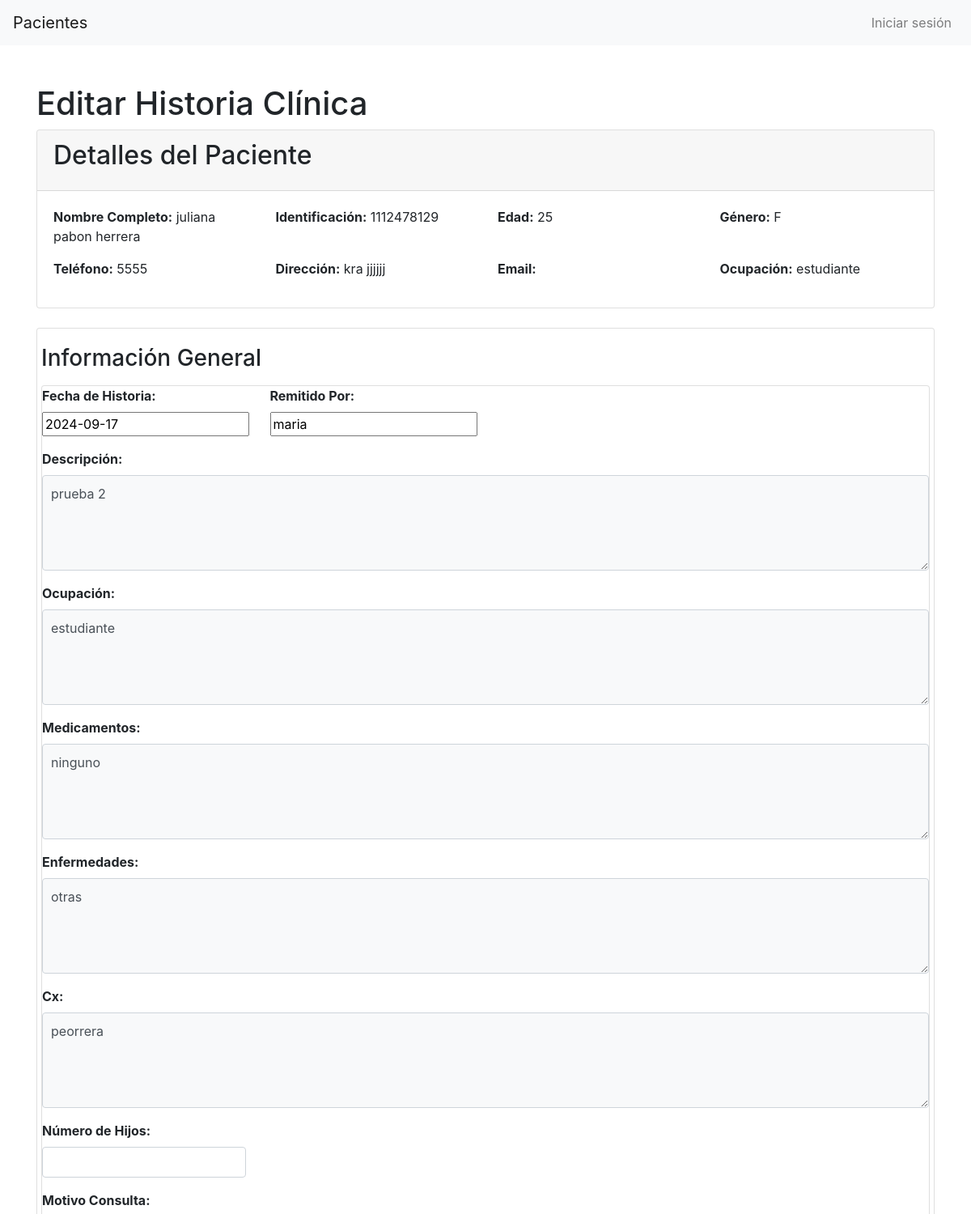
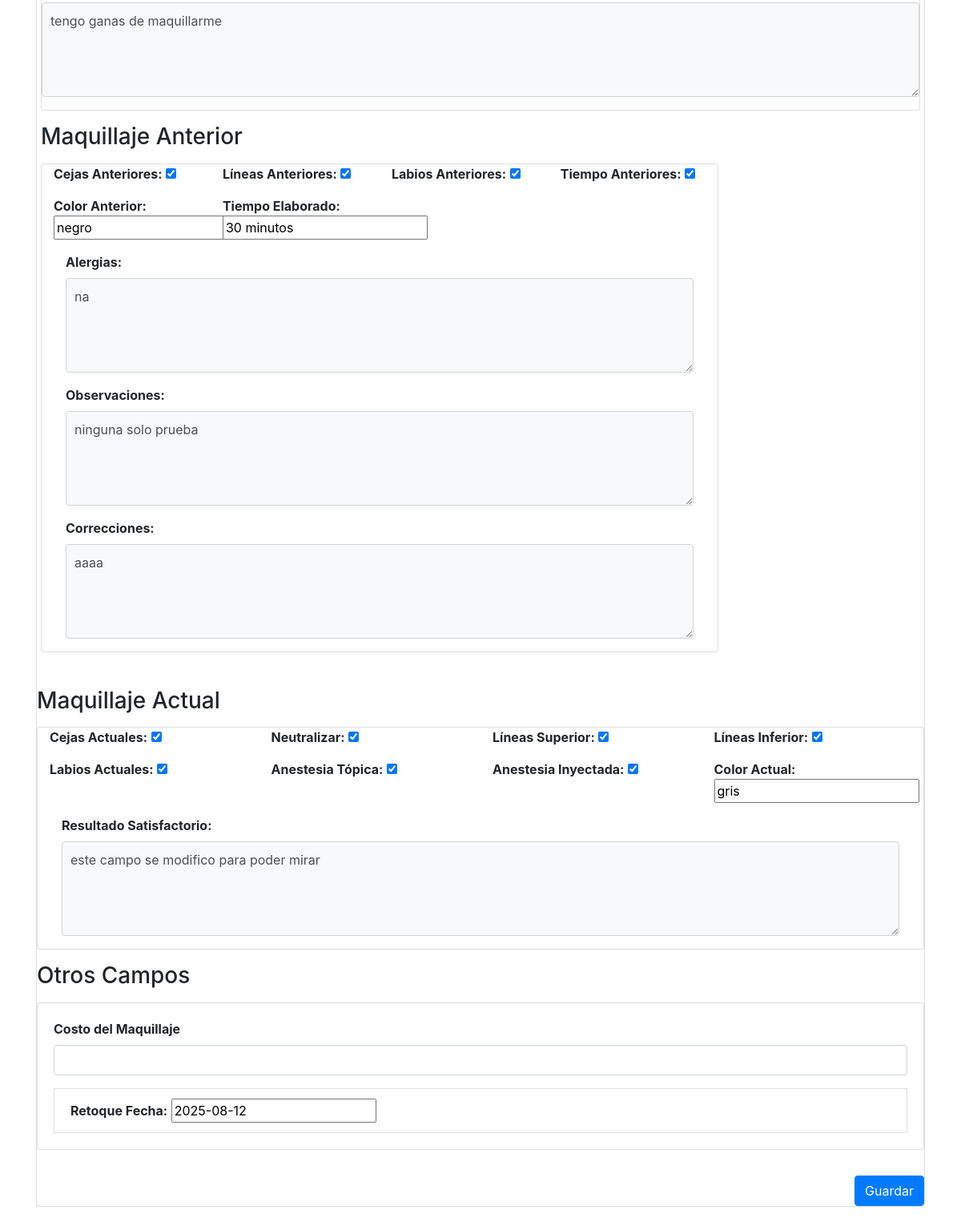
Screenshot of /pacientes/hc_maquillaje/editar/2/ with the database file from the repository (2 pictures, top to bottom).
### pacientes/models.py (models this page shows, shortened)
class Paciente(models.Model):
    nombre_completo = models.CharField(max_length=255)
    identificacion = models.CharField(max_length=50, unique=True)
    edad = models.IntegerField()
    genero = models.CharField(max_length=10, choices=[('M', 'Masculino'), ('F', 'Femenino'), ('O', 'Otro')])
    telefono = models.CharField(max_length=20)
    direccion = models.CharField(max_length=255)
    correo_electronico = models.EmailField()
    ocupacion = models.CharField(max_length=100)

### hc_maquillaje/models.py (models this page shows, shortened)
class HistoriaClinica(models.Model):
    paciente = models.ForeignKey(
        Paciente,
        on_delete=models.CASCADE,
        related_name='historias_clinicas_hc_maquillaje'
    )
    fecha = models.DateField()
    descripcion = models.TextField(blank=True)  # Campo opcional para la descripción
    remitido_por = models.CharField(max_length=100, blank=True)
    ocupacion = models.CharField(max_length=100, blank=True)
    hijos = models.IntegerField(blank=True, null=True)  # Permitir nulos
    medicamentos = models.TextField(blank=True)  # Removí max_length porque no se aplica aquí
    enfermedades = models.TextField(blank=True)  # Lo mismo aquí
    cx = models.TextField(blank=True)  # Cirugías
    motivo_consulta = models.TextField(blank=True)
    cejas_anteriores = models.BooleanField(default=False)
    lineas_anteriores = models.BooleanField(default=False)
    labios_anteriores = models.BooleanField(default=False)
    tiempo_anteriores = models.BooleanField(default=False)
    tiempo_elaborado = models.CharField(max_length=100, blank=True)
    color_anterior = models.CharField(max_length=100, blank=True)
    alergias = models.TextField(blank=True)  # Removí max_length porque no se aplica aquí
    observaciones = models.TextField(blank=True)  # Lo mismo aquí
    correcciones = models.TextField(blank=True)  # Lo mismo aquí
    cejas_actuales = models.BooleanField(default=False)
    color_actual = models.CharField(max_length=100, blank=True)
    neutralizar = models.BooleanField(default=False)
    lineas_superior = models.BooleanField(default=False)
    lineas_inferior = models.BooleanField(default=False)
    labios_actuales = models.BooleanField(default=False)
    anestesia_topica = models.BooleanField(default=False)
    anestesia_inyectada = models.BooleanField(default=False)
    material_desechable = models.CharField(max_length=100, blank=True)
    resultado_satisfactorio = models.TextField(blank=True)  # Removí max_length porque no se aplica aquí
    costo_maquillaje = models.IntegerField(blank=True, null=True)  # Permitir nulos para números
    retoque_fecha = models.DateField(blank=True, null=True)  # Para fechas, usa null=True

### hc_maquillaje/views.py (the view, shortened to what this page needs)
# urls.py: path('editar/<int:pk>/', HistoriaClinicaUpdateView.as_view(), name='historia_clinica_edit'),  # Asegúrate de que esta línea esté presente
class HistoriaClinicaUpdateView(UpdateView):
    model = HistoriaClinica
    form_class = HistoriaClinicaForm
    template_name = 'hc_maquillaje/historia_clinica_edit.html'
    def get_context_data(self, **kwargs):
        context = super().get_context_data(**kwargs)
        historia_clinica = self.get_object()
        paciente = get_object_or_404(Paciente, id=historia_clinica.paciente_id)
        context['paciente'] = paciente  # Cambia 'paciente_id' a 'paciente'
        return context

### hc_maquillaje/templates/hc_maquillaje/historia_clinica_edit.html (shortened to what this page needs)
{% load static %}
<!DOCTYPE html>
<html>
<head>
    <link href="{% static 'css/estilos.css' %}" rel="stylesheet">
    <link rel="stylesheet" href="https://stackpath.bootstrapcdn.com/bootstrap/4.5.2/css/bootstrap.min.css">
</head>
<body>
    {% include 'pacientes/navbar.html' %}
    <div class="container mt-5">
        <h1>Editar Historia Clínica</h1>
        <div class="card mb-4">
            <div class="card-header">
                <h2 class="card-title">Detalles del Paciente</h2>
            </div>
            <div class="card-body">
                <div class="row">
                    <div class="col-md-3 mb-3"><strong>Nombre Completo:</strong> {{ paciente.nombre_completo }}</div>
                    <div class="col-md-3 mb-3"><strong>Identificación:</strong> {{ paciente.identificacion }}</div>
                    <div class="col-md-3 mb-3"><strong>Edad:</strong> {{ paciente.edad }}</div>
                    <div class="col-md-3 mb-3"><strong>Género:</strong> {{ paciente.genero }}</div>
                    <div class="col-md-3 mb-3"><strong>Teléfono:</strong> {{ paciente.telefono }}</div>
                    <div class="col-md-3 mb-3"><strong>Dirección:</strong> {{ paciente.direccion }}</div>
                    <div class="col-md-3 mb-3"><strong>Email:</strong> {{ paciente.email }}</div>
                    <div class="col-md-3 mb-3"><strong>Ocupación:</strong> {{ paciente.ocupacion }}</div>
                </div>
            </div>
        </div>
        <div class="card mb-4">
            <div class="card-body">
                <form method="post" class="row g-3 needs-validation" novalidate>
                    <h3 class="mb-3">Información General</h3>
                    <div class="card mb-3">
                        <div class="row">
                            <div class="col-md-3 mb-3">
                                <label for="id_fecha"><strong>Fecha de Historia:</strong></label>
                                {{ form.fecha }}
                            </div>
                            <div class="col-md-3 mb-3">
                                <label for="id_remitido_por"><strong>Remitido Por:</strong></label>
                                {{ form.remitido_por }}
                            </div>
                            <div class="col-md-12 mb-3">
                                <label for="id_descripcion"><strong>Descripción:</strong></label>
                                {{ form.descripcion }}
                            </div>
                            <div class="col-md-12 mb-3">
                                <label for="id_ocupacion"><strong>Ocupación:</strong></label>
                                {{ form.ocupacion }}
                            </div>
                            <div class="col-md-12 mb-3">
                                <label for="id_medicamentos"><strong>Medicamentos:</strong></label>
                                {{ form.medicamentos }}
                            </div>
                            <div class="col-md-12 mb-3">
                                <label for="id_enfermedades"><strong>Enfermedades:</strong></label>
                                {{ form.enfermedades }}
                            </div>
                            <div class="col-md-12 mb-3">
                                <label for="id_cx"><strong>Cx:</strong></label>
                                {{ form.cx }}
                            </div>
                            <div class="col-md-3 mb-3">
                                <label for="id_hijos" class="form-label"><strong>Número de Hijos:</strong></label>
                                <input type="number" class="form-control" id="id_hijos" name="hijos" required>
                            </div>
                            <div class="col-md-12 mb-3">
                                <label for="id_motivo_consulta" class="form-label"><strong>Motivo Consulta:</strong></label>
                                {{ form.motivo_consulta }}
                            </div>
                        </div>
                    </div>
                    <div class="mb-4">
                        <h3 class="mb-3">Maquillaje Anterior</h3>
                        <div class="card">
                            <div class="container">
                             <div class="row">
                                    <div class="col-md-3 mb-3">
                                     <strong>Cejas Anteriores:</strong>
                                        {{ form.cejas_anteriores }}
                                    </div>
                                    <div class="col-md-3 mb-3">
                                        <strong>Líneas Anteriores:</strong>
                                        {{ form.lineas_anteriores }}
                                    </div>
                                    <div class="col-md-3 mb-3">
                                    <strong>Labios Anteriores:</strong>
                                    {{ form.labios_anteriores }}
                                    </div>
                                    <div class="col-md-3 mb-3">
                                    <strong>Tiempo Anteriores:</strong>
                                    {{ form.tiempo_anteriores }}
                                    </div>
                                </div>
                            <div class="row">
                                <div class="col-md-3 mb-3">
                                    <strong>Color Anterior:</strong>
                                    {{ form.color_anterior }}
                                </div>
                                <div class="col-md-3 mb-3">
                                    <strong>Tiempo Elaborado:</strong>
                                    {{ form.tiempo_elaborado }}
                                </div>
                            </div>
                            <div class="col-md-12 mb-3">
                                <label for="id_alergias"><strong>Alergias:</strong></label>
                                {{ form.alergias }}
                            </div>
                            <div class="col-md-12 mb-3">
                                <label for="id_observaciones"><strong>Observaciones:</strong></label>
                                {{ form.observaciones }}
                            </div>
                            <div class="col-md-12 mb-3">
                                <label for="id_correcciones"><strong>Correcciones:</strong></label>
                                {{ form.correcciones }}
                            </div>
                        </div>
                    </div>
                        </div>
                    </div>
                    <h3 class="mb-3">Maquillaje Actual</h3>
                    <div class="card mb-3">
                        <div class="container">
                            <div class="row">
                                <div class="col-md-3 mb-3">
                                    <strong>Cejas Actuales:</strong> {{ form.cejas_actuales }}
                                </div>
                                <div class="col-md-3 mb-3">
                                    <strong>Neutralizar:</strong>
                                    {{ form.neutralizar }}
                                </div>
                                <div class="col-md-3 mb-3">
                                    <strong>Líneas Superior:</strong>
                                    {{ form.lineas_superior }}
                                </div>
                                <div class="col-md-3 mb-3">
                                    <strong>Líneas Inferior:</strong>
                                    {{ form.lineas_inferior }}
                                </div>
                            </div>
                            <div class="row">
                                <div class="col-md-3 mb-3">
                                    <strong>Labios Actuales:</strong>
                                    {{ form.labios_actuales }}
                                </div>
                                <div class="col-md-3 mb-3">
                                    <strong>Anestesia Tópica:</strong>
                                    {{ form.anestesia_topica }}
                                </div>
                                <div class="col-md-3 mb-3">
                                    <strong>Anestesia Inyectada:</strong>
                                    {{ form.anestesia_inyectada }}
                                </div>
                                <div class="col-md-3 mb-3">
                                    <strong>Color Actual:</strong>
                                    {{ form.color_actual }}
                                </div>
                            </div>
                            <div class="col-md-12 mb-3">
                                <label for="id_resultado_satisfactorio"><strong>Resultado Satisfactorio:</strong></label>
                                {{ form.resultado_satisfactorio }}
                            </div>
                        </div>
                    </div>
                    <h3 class="mb-3">Otros Campos</h3>
                    <div class="card mb-3">
                        <div class="card-body">
                            <div class="mb-3">
                                <label for="id_costo_maquillaje" class="form-label"><strong>Costo del Maquillaje</strong></label>
                                <input type="number" class="form-control" id="id_costo_maquillaje" name="costo_maquillaje" required>
                            </div>
                            <li class="list-group-item"><strong>Retoque Fecha:</strong> {{ form.retoque_fecha }}</li>
                        </div>
                    </div>
                    <div class="d-flex justify-content-end mt-3">
                        <button type="submit" class="btn btn-primary">Guardar</button>
                    </div>
            </div>
        </div>
</body>
</html>

### hc_maquillaje/static/app/css/estilos.css (style rules this page uses)
textarea.form-control { border: 1px solid #ced4da; padding: 10px; resize: vertical; background-color: #f8f9fa; }
.motivo-consulta-textarea { font-size: 14px; padding: 10px; border-radius: 5px; border: 1px solid #ccc; }

### rows the page displays
Paciente: nombre_completo "juliana pabon herrera", identificacion "1112478129", edad "25", genero "F", telefono "5555", direccion "kra jjjjjj", ocupacion "estudiante"
HistoriaClinica: fecha "2024-09-17", remitido_por "maria", descripcion "prueba 2", ocupacion "estudiante", medicamentos "ninguno", enfermedades "otras", cx "peorrera", motivo_consulta "tengo ganas de maquillarme", cejas_anteriores "☑", lineas_anteriores "☑", labios_anteriores "☑", tiempo_anteriores "☑", color_anterior "negro", tiempo_elaborado "30 minutos", alergias "na", observaciones "ninguna solo prueba", correcciones "aaaa", cejas_actuales "☑", neutralizar "☑", lineas_superior "☑", lineas_inferior "☑", labios_actuales "☑", anestesia_topica "☑", anestesia_inyectada "☑", color_actual "gris", resultado_satisfactorio "este campo se modifico para poder mirar", retoque_fecha "2025-08-12"
